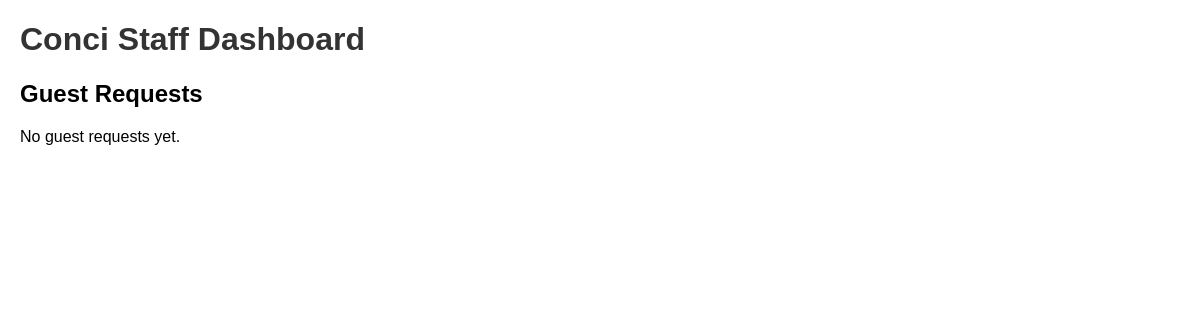
The app's page /dashboard/, older data.
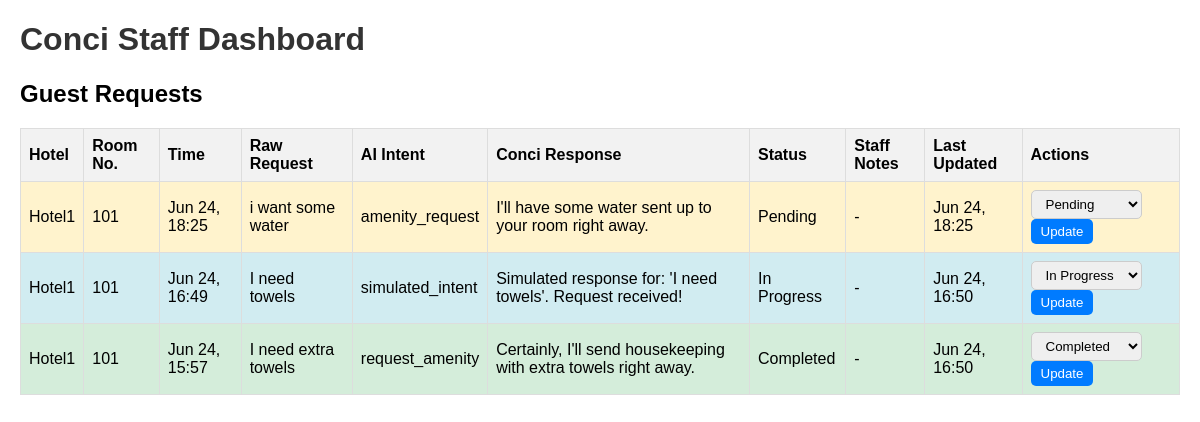
The same page, newer data.
### main/models.py (models this page shows, shortened)
class GuestRequest(models.Model):
    hotel = models.ForeignKey(
        Hotel,
        on_delete=models.CASCADE,
        related_name="guest_requests",
        help_text="The hotel where this request originated.",
    )
    room_number = models.CharField(
        max_length=20, help_text="The room number where the request was made."
    )
    timestamp = models.DateTimeField(
        default=timezone.now, help_text="Date and time when the request was made."
    )
    raw_text = models.TextField(
        help_text="The raw transcribed text of the guest's request."
    )
    ai_intent = models.CharField(
        max_length=100, help_text="The intent recognized by the AI."
    )
    ai_entities = models.JSONField(
        default=dict,
        blank=True,  # <--- IMPORTANT: This line was added for the admin form validation
        help_text="JSON representation of entities extracted by the AI (e.g., {'amenity': 'towel', 'quantity': 1}).",
    )
    conci_response_text = models.TextField(
        help_text="The text response Conci gave to the guest."
    )
    STATUS_CHOICES = [
        ("pending", "Pending"),
        ("in_progress", "In Progress"),
        ("completed", "Completed"),
        ("cancelled", "Cancelled"),
    ]
    status = models.CharField(
        max_length=20,
        choices=STATUS_CHOICES,
        default="pending",
        help_text="Current status of the guest request.",
    )
    staff_notes = models.TextField(
        blank=True, help_text="Notes added by hotel staff regarding the request."
    )
    last_updated_by_staff = models.DateTimeField(
        auto_now=True, help_text="Timestamp of the last status update by staff."
    )
    class Meta:
        verbose_name = "Guest Request"
        verbose_name_plural = "Guest Requests"
        ordering = ["-timestamp"]  # Order requests by most recent first

class Hotel(models.Model):
    name = models.CharField(max_length=255, unique=True, help_text="Name of the hotel.")
    api_key = models.CharField(
        max_length=255,
        blank=True,
        null=True,
        help_text="API key for AI services specific to this hotel (optional).",
    )
    created_at = models.DateTimeField(auto_now_add=True)
    updated_at = models.DateTimeField(auto_now=True)
    class Meta:
        verbose_name = "Hotel"
        verbose_name_plural = "Hotels"

### main/views.py (the view)
# urls.py: path("dashboard/", views.staff_dashboard, name="staff_dashboard"),
def staff_dashboard(request):
    requests = GuestRequest.objects.all().order_by("-timestamp")
    context = {
        "requests": requests,
        "page_title": "Conci Staff Dashboard",
    }
    return render(request, "main/staff_dashboard.html", context)

### main/templates/main/staff_dashboard.html (shortened to what this page needs)
<!DOCTYPE html>
<html lang="en">
<head>
</head>
<body>
    <h1>{{ page_title }}</h1>
    <h2>Guest Requests</h2>
    {% if requests %}
    <table>
        <thead>
            <tr>
                <th>Hotel</th>
                <th>Room No.</th>
                <th>Time</th>
                <th>Raw Request</th>
                <th>AI Intent</th>
                <th>Conci Response</th>
                <th>Status</th>
                <th>Staff Notes</th>
                <th>Last Updated</th>
                <th>Actions</th>
            </tr>
        </thead>
        <tbody>
            {% for req in requests %}
            <tr class="status-{{ req.status }}">
                <td>{{ req.hotel.name }}</td>
                <td>{{ req.room_number }}</td>
                <td>{{ req.timestamp|date:"M d, H:i" }}</td>
                <td>{{ req.raw_text }}</td>
                <td>{{ req.ai_intent }}</td>
                <td>{{ req.conci_response_text }}</td>
                <td>{{ req.get_status_display }}</td>
                <td>{{ req.staff_notes|default:"-" }}</td>
                <td>{{ req.last_updated_by_staff|date:"M d, H:i" }}</td>
                <td>
                    <form method="post" action="{% url 'main:update_request_status' request_id=req.id %}">
                        <select name="new_status">
                            {% for choice_value, choice_label in req.STATUS_CHOICES %}
                                <option value="{{ choice_value }}" {% if choice_value == req.status %}selected{% endif %}>
                                    {{ choice_label }}
                                </option>
                            {% endfor %}
                        </select>
                        <button type="submit">Update</button>
                    </form>
                </td>
            </tr>
            {% endfor %}
        </tbody>
    </table>
    {% else %}
    <p>No guest requests yet.</p>
    {% endif %}
</body>
</html>

Row changes from the older to the newer data that the page shows:
added GuestRequest: hotel.name "Hotel1", room_number "101", timestamp "Jun 24, 18:25", raw_text "i want some water", ai_intent "amenity_request", conci_response_text "I'll have some water sent up to your room right away.", status "Pending", staff_notes "-", last_updated_by_staff "Jun 24, 18:25", new_status "Pending"
added GuestRequest: hotel.name "Hotel1", room_number "101", timestamp "Jun 24, 16:49", raw_text "I need towels", ai_intent "simulated_intent", conci_response_text "Simulated response for: 'I need towels'. Request received!", status "In Progress", staff_notes "-", last_updated_by_staff "Jun 24, 16:50", new_status "In Progress"
added GuestRequest: hotel.name "Hotel1", room_number "101", timestamp "Jun 24, 15:57", raw_text "I need extra towels", ai_intent "request_amenity", conci_response_text "Certainly, I'll send housekeeping with extra towels right away.", status "Completed", staff_notes "-", last_updated_by_staff "Jun 24, 16:50", new_status "Completed"
Text that changed along with them:
text no longer shown: "No guest requests yet."
text now shown: "Hotel Room No. Time Raw Request AI Intent Conci Response Status Staff Notes Last Updated Actions"
